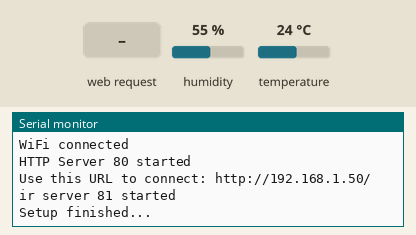
Bench run of a sketch on a simulated ESP8266 (Wemos D1 mini). On the bench: the last lines printed to the serial monitor. The test bench sets the inputs (shaded band); at power-on: humidity 55 %, temperature 24 °C. WiFi joins after 1.5 s; servers stay silent unless stated.

Above: at 2.7 s.
2.8 s: HTTP request GET /ir received
At 5.0 s:
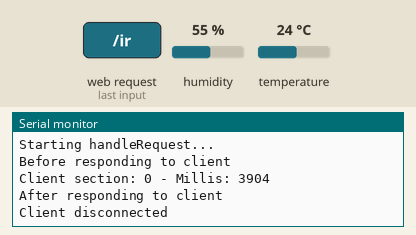
5.3 s: HTTP request GET /tv received
At 5.9 s:
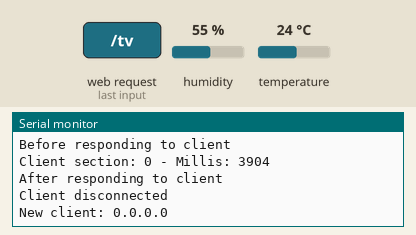
7.8 s: HTTP request GET /ac received
At 8.91 s:
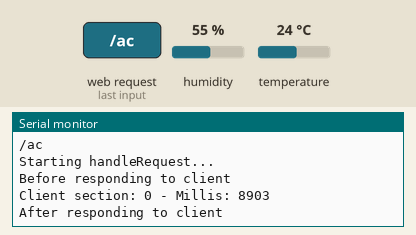
10.3 s: HTTP request GET /on received
At 12.2 s:
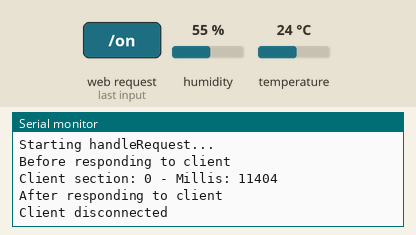
12.8 s: HTTP request GET /off received
At 15.0 s:
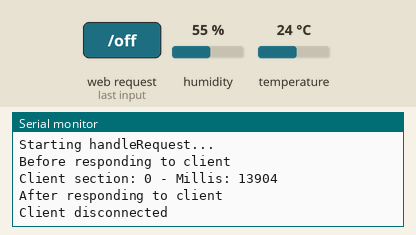
15.3 s: HTTP request GET /turbo received
At 17.1 s:
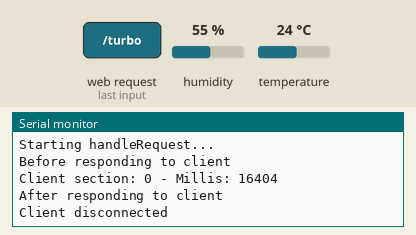
Timing chart, 0 to 18.6 s (numbered marks = the images above; inputs shaded):
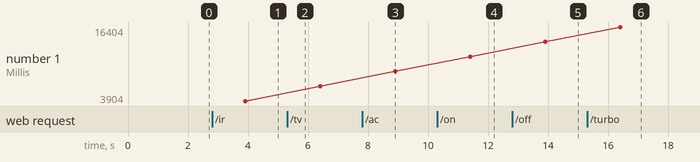

Measured:
- after the input at 2.8 s, the serial monitor: prints a new line at once (image 1)
- after the input at 7.8 s, the serial monitor: prints a new line after 1.0 s (image 3)
- after the input at 10.3 s, the serial monitor: prints a new line after 1.0 s (image 4)
- after the input at 12.8 s, the serial monitor: prints a new line after 1.0 s (image 5)
- after the input at 15.3 s, the serial monitor: prints a new line after 1.0 s (image 6)
- plotted number 1: 3904 → 6403 after the input at 5.3 s, 6403 → 8903 after the input at 7.8 s, 8903 → 11404 after the input at 10.3 s, 11404 → 13904 after the input at 12.8 s, 13904 → 16404 after the input at 15.3 s

The sketch:

IR_AC.ino
```cpp
// (licence header left out)
/////////////////////////////////////////
#include <DHT.h>      // Use library version 1.2.3 as 1.3.0 gives error
#include <ESP8266WiFi.h>
#include <WiFiClient.h>
#include <ESP8266WebServer.h>
#include <ESP8266mDNS.h>
#include <IRremoteESP8266.h>
#include <IRsend.h>

const char* ssid = "MY WIFI NETWORK";
const char* password = "MY WIFI PASSWORD";

  #define DHTPIN D7     // what pin is the DHT on?

  // Uncomment whatever type of temperature sensor you're using!
  //#define DHTTYPE DHT11   // DHT 11
  #define DHTTYPE DHT22   // DHT 22  (AM2302)

  DHT dht(DHTPIN, DHTTYPE);

MDNSResponder mdns;

String currentIP, clientIP, request, fullrequest;
char *clientIPchar;

WiFiServer server(80);
ESP8266WebServer irserver(81);

IRsend irsend(4);

/////////////////////////////////////////
void handleRoot() {
 irserver.send(200, "text/html", "<html><head> <title>KeepRite AC Control</title></head><body><h1>KeepRite AC Control</h1><p><a href=\"ir?ac=on\">AC On</a></p><p><a href=\"ir?ac=off\">AC Off</a></p><p><a href=\"ir?ac=turbo\">Turbo</a></p><p><a href=\"ir?ac=aird\">Air Direction</a></p><p><a href=\"ir?ac=swing\">Swing</a></p></body></html>");
 }

void handleIr(){
  for (uint8_t i=0; i<irserver.args(); i++){
    if(irserver.argName(i) == "tv")
    {
        uint16_t  tv[67] = {8850,4450, 600,600, 550,600, 600,1700, 600,600, 600,600, 600,600, 600,600, 550,1700, 600,600, 600,600, 600,600, 600,600, 600,600, 600,1700, 600,1700, 600,1700, 600,600, 600,600, 600,600, 550,600, 600,600, 600,1700, 600,600, 600,600, 600,1700, 600,1700, 600,1700, 600,1700, 600,1700, 600,600, 550,1700, 600,1700, 600};  // NEC 210704FB
        irsend.sendRaw(tv, 67, 38);
    }
    else if(irserver.argName(i) == "ac")
    {
      if (irserver.arg(i) == "on") { // ON COOL a 20 deg
        uint16_t On[199] = {4348, 4352,  530, 1654,  504, 552,  530, 1658,  504, 1654,  504, 550,  530, 552,  530, 1654,  504, 554,  530, 552,  532, 1658,  504, 552,  532, 552,  530, 1654,  504, 1652,  504, 552,  530, 1660,  504, 1660,  504, 554,  528, 1658,  504, 1654,  504, 1654,  504, 1654,  504, 1654,  504, 1656,  504, 554,  530, 1654,  502, 552,  530, 552,  530, 554,  530, 550,  532, 552,  530, 556,  528, 554,  532, 550,  530, 1658,  502, 552,  530, 552,  530, 552,  530, 552,  530, 554,  530, 1656,  504, 1654,  504, 552,  530, 1658,  504, 1654,  504, 1654,  504, 1652,  504, 1654,  502, 5200,  4346, 4348,  530, 1654,  502, 550,  532, 1658,  504, 1652,  504, 552,  532, 550,  532, 1652,  504, 554,  530, 554,  530, 1658,  504, 550,  532, 552,  530, 1654,  504, 1654,  504, 552,  530, 1660,  504, 1660,  504, 552,  528, 1658,  504, 1652,  504, 1654,  502, 1654,  504, 1654,  502, 1656,  504, 554,  530, 1654,  504, 552,  530, 550,  532, 552,  530, 552,  532, 550,  530, 554,  530, 554,  530, 554,  528, 1658,  504, 552,  532, 550,  530, 552,  530, 552,  530, 554,  530, 1656,  504, 1654,  504, 552,  530, 1658,  502, 1654,  504, 1654,  504, 1652,  504, 1656,  502};
        irsend.sendRaw(On, 199, 38);
        irsend.sendRaw(On, 199, 38);
      }
      if (irserver.arg(i) == "off") { // OFF
        uint16_t Off[199] = {4346, 4352,  530, 1654,  504, 552,  528, 1658,  504, 1654,  504, 552,  530, 554,  528, 1652,  504, 556,  528, 554,  530, 1656,  504, 578,  502, 580,  504, 1652,  504, 1652,  504, 556,  528, 1658,  504, 556,  528, 1654,  504, 1652,  504, 1652,  504, 1654,  504, 578,  504, 1656,  504, 1656,  504, 1658,  504, 554,  528, 554,  528, 554,  528, 552,  530, 1652,  504, 554,  528, 580,  504, 1658,  504, 1654,  504, 1652,  504, 578,  502, 554,  528, 554,  526, 556,  526, 582,  502, 582,  502, 552,  530, 578,  504, 1656,  504, 1652,  504, 1652,  504, 1654,  504, 1654,  502, 5198,  4346, 4346,  530, 1652,  504, 580,  502, 1656,  504, 1652,  504, 580,  502, 580,  502, 1652,  504, 582,  502, 582,  502, 1656,  504, 554,  528, 578,  504, 1652,  504, 1652,  504, 554,  528, 1660,  504, 582,  502, 1652,  504, 1652,  504, 1652,  504, 1652,  504, 556,  526, 1658,  504, 1654,  504, 1658,  504, 578,  504, 554,  528, 578,  504, 556,  526, 1652,  504, 554,  528, 580,  504, 1658,  504, 1654,  504, 1652,  504, 554,  528, 580,  502, 580,  504, 578,  504, 554,  530, 556,  528, 554,  528, 580,  502, 1656,  504, 1652,  504, 1652,  504, 1654,  504, 1656,  502};
        irsend.sendRaw(Off, 199, 38);
        irsend.sendRaw(Off, 199, 38);
      }
      if (irserver.arg(i) == "turbo") { // TURBO
        uint16_t  turbo[199] = {4318, 4396,  526, 1654,  504, 554,  528, 1658,  504, 1654,  502, 554,  530, 1656,  504, 552,  530, 1660,  504, 554,  530, 1652,  504, 552,  530, 554,  528, 1654,  504, 552,  530, 1658,  502, 554,  530, 1656,  502, 1654,  504, 1652,  504, 1652,  504, 554,  528, 1656,  504, 554,  528, 1660,  504, 554,  530, 552,  528, 552,  530, 554,  530, 1658,  504, 552,  530, 1658,  504, 556,  528, 1656,  504, 554,  528, 1658,  504, 552,  530, 554,  528, 552,  530, 1658,  502, 558,  526, 554,  530, 1658,  504, 578,  502, 1658,  504, 1652,  504, 1652,  504, 552,  530, 1658,  502, 5176,  4346, 4350,  528, 1654,  504, 554,  530, 1656,  504, 1654,  504, 552,  532, 1656,  504, 554,  528, 1660,  504, 554,  528, 1654,  504, 552,  530, 552,  530, 1654,  502, 552,  530, 1658,  504, 556,  528, 1656,  502, 1654,  504, 1652,  504, 1652,  504, 552,  530, 1658,  504, 554,  528, 1660,  504, 554,  530, 552,  530, 552,  530, 556,  526, 1656,  504, 580,  502, 1658,  504, 556,  528, 1656,  504, 554,  528, 1658,  504, 580,  502, 552,  530, 552,  530, 1658,  504, 556,  528, 554,  530, 1658,  504, 552,  530, 1656,  504, 1652,  504, 1652,  504, 552,  530, 1660,  502};
        irsend.sendRaw(turbo, 199, 38);
        irsend.sendRaw(turbo, 199, 38);
      }
      if (irserver.arg(i) == "aird") { // Air direction
        uint16_t  aird[99] = {4320, 4360,  528, 1654,  504, 580,  502, 1658,  504, 1654,  504, 578,  504, 580,  502, 1654,  504, 580,  504, 580,  502, 1658,  504, 578,  504, 580,  502, 1654,  504, 1652,  504, 578,  502, 1660,  504, 580,  528, 528,  530, 578,  502, 580,  502, 1658,  530, 1628,  528, 1630,  530, 1630,  528, 1636,  530, 1628,  530, 1628,  504, 1652,  506, 578,  530, 554,  528, 554,  528, 556,  528, 1634,  528, 1630,  530, 1628,  530, 526,  556, 552,  530, 552,  528, 528,  554, 554,  530, 530,  554, 528,  554, 552,  530, 1632,  530, 1628,  530, 1628,  530, 1626,  530, 1630,  558};
        irsend.sendRaw(aird, 99, 38);
        irsend.sendRaw(aird, 99, 38);
      }
      if (irserver.arg(i) == "swing") { // Swing
        uint16_t  swing[199] = {4290, 4374,  528, 1652,  504, 580,  504, 1656,  504, 1652,  504, 578,  504, 578,  504, 1652,  504, 556,  528, 582,  504, 1656,  504, 580,  502, 580,  502, 1654,  504, 1652,  504, 578,  504, 1658,  504, 582,  502, 1654,  504, 1652,  504, 580,  504, 1656,  504, 578,  504, 1656,  504, 1654,  504, 1658,  504, 578,  502, 580,  502, 1654,  502, 580,  504, 1658,  504, 578,  504, 580,  502, 1658,  504, 1652,  504, 1652,  504, 578,  502, 580,  502, 578,  504, 578,  504, 580,  504, 556,  528, 578,  504, 578,  504, 1656,  504, 1652,  508, 1650,  502, 1654,  504, 1654,  534, 5158,  4346, 4350,  528, 1654,  504, 578,  504, 1656,  504, 1652,  504, 578,  504, 578,  504, 1652,  504, 580,  504, 580,  504, 1656,  504, 578,  504, 578,  504, 1652,  504, 1652,  504, 578,  504, 1658,  504, 582,  502, 1654,  504, 1652,  504, 580,  504, 1656,  504, 578,  504, 1656,  506, 1654,  504, 1660,  504, 578,  504, 580,  502, 1652,  504, 578,  504, 1656,  504, 578,  504, 580,  504, 1658,  504, 1654,  504, 1652,  504, 578,  504, 580,  502, 580,  504, 578,  504, 580,  504, 582,  502, 554,  528, 580,  502, 1658,  504, 1652,  504, 1652,  504, 1652,  504, 1656,  534};
        irsend.sendRaw(swing, 199, 38);
        irsend.sendRaw(swing, 199, 38);
      }
    }
  }
  handleRoot();
}

void handleNotFound(){
  String message = "File Not Found\n\n";
  message += "URI: ";
  message += irserver.uri();
  message += "\nMethod: ";
  message += (irserver.method() == HTTP_GET)?"GET":"POST";
  message += "\nArguments: ";
  message += irserver.args();
  message += "\n";
  for (uint8_t i=0; i<irserver.args(); i++){
    message += " " + irserver.argName(i) + ": " + irserver.arg(i) + "\n";
  }
  irserver.send(404, "text/plain", message);
}

/////////////////////////////////////////
void setup() {

  irsend.begin();

  Serial.begin(115200);

    dht.begin();

    // Connect to WiFi network
    Serial.println(); Serial.print("Connecting to "); Serial.println(ssid);
    WiFi.mode(WIFI_STA);
    WiFi.begin(ssid, password);
    while (WiFi.status() != WL_CONNECTED) {
      delay(500);
      Serial.print(".");
    }
    Serial.println("");
    Serial.println("WiFi connected");
    // Start the server
    server.begin();
    Serial.println("HTTP Server 80 started");
    // Print the IP address
    Serial.print("Use this URL to connect: ");
    Serial.print("http://"); Serial.print(WiFi.localIP()); Serial.println("/");
    currentIP = WiFi.localIP().toString();

  irserver.on("/", handleRoot);
  irserver.on("/ir", handleIr);
  irserver.onNotFound(handleNotFound);

  irserver.begin();
  Serial.println("ir server 81 started");
  Serial.println("Setup finished...");
} // End setup

/////////////////////////////////////////
void loop() {

  irserver.handleClient();

  // SERIAL KEEP ALIVE MESSAGE
  // Check if HTTP client has connected
  WiFiClient client = server.available();
  if (!client) {
    return;
  }

  // Wait until the client sends some data
  Serial.print("New client: ");
  Serial.println(client.remoteIP().toString());
  clientIP = " requested by: " + client.remoteIP().toString();

  while (!client.available()) {
    delay(1);
  }

  request = client.readStringUntil('\r');  // Read the first line of the request
  fullrequest = client.readString();
  Serial.println(request);
  request.replace("GET ", ""); request.replace(" HTTP/1.1", ""); request.replace(" HTTP/1.0", "");
  client.flush();

// HANDLE HTTP REQUEST
        Serial.println(request);
        Serial.println("Starting handleRequest...");
        delay(100); // pause to make sure pin status is updated for response below
          Serial.println("Before responding to client");
          client.println(clientResponse(0));
          Serial.println("After responding to client");

// END THE HTTP REQUEST

          delay(1);
          Serial.println("Client disconnected");
          Serial.println("");

} // End loop

/////////////////////////////////////////
String clientResponse(int section) { // HTTP clientResponse

  String clientResponse = "";
  if (section == 0) {
    Serial.print("Client section: "); Serial.print(section); Serial.print(" - Millis: "); Serial.println(millis());
    // BASIC AUTHENTICATION
    #ifdef useAuth
      // The below Base64 string is gate:gate1 for the username:password
      if (fullrequest.indexOf("Authorization: Basic Z2F0ZTpnYXRlMQ==") == -1) {
        clientResponse.concat("HTTP/1.1 401 Access Denied\n");
        clientResponse.concat("WWW-Authenticate: Basic realm=\"ESP8266\"\n");
        clientResponse.concat("Content-Type: text/html\n");
        clientResponse.concat("\n"); //  do not forget this one
        clientResponse.concat("Failed : Authentication Required!\n");
        return clientResponse;
      }
    #else
      clientResponse.concat("HTTP/1.1 200 OK\n");
      clientResponse.concat("Content-Type: text/html; charset=ISO-8859-1\n");
      clientResponse.concat("\n"); //  do not forget this one
    #endif

    clientResponse.concat("<!DOCTYPE HTML>\n");
    clientResponse.concat("<html><head><title>ESP8266");
    clientResponse.concat("</title></head><meta name=viewport content='width=500'>\n<style type='text/css'>\nbutton {line-height: 1.8em; margin: 5px; padding: 3px 7px;}");
    clientResponse.concat("\nbody {text-align:center;}\ndiv {border:solid 1px; margin: 3px; width:150px;}\n.center { margin: auto; width: 400px; border: 3px solid #73AD21; padding: 3px;}");
    clientResponse.concat("\nhr {width:400px;}\n</style><script src=\"https://ajax.googleapis.com/ajax/libs/jquery/3.2.1/jquery.min.js\"></script>\n");
    clientResponse.concat("<script>\n");
    clientResponse.concat("$(document).ready(function(){\n");
    clientResponse.concat("  $('.hide_settings').click(function(){\n");
    clientResponse.concat("    $('.settings').hide(1000);\n");
    clientResponse.concat("    $('.show_settings').show(1000);\n");
    clientResponse.concat("  });\n");
    clientResponse.concat("  $('.show_settings').click(function(){\n");
    clientResponse.concat("    $('.settings').show(1000);\n");
    clientResponse.concat("    $('.show_settings').hide(1000);\n");
    clientResponse.concat("  });\n");
    clientResponse.concat("});\n");
    clientResponse.concat("function show_settings() {\n");
    clientResponse.concat("  if (/MSIE (\\d+\\.\\d+);/.test(navigator.userAgent) || navigator.userAgent.indexOf(\"Trident/\") > -1 ){ \n");
    clientResponse.concat("    document.getElementById('show_settings').style.display = 'none';\n");
    clientResponse.concat("    document.getElementById('settings').style.display = 'block';\n");
    clientResponse.concat("  }\n");
    clientResponse.concat("}\n");
    clientResponse.concat("function hide_settings() {\n");
    clientResponse.concat("  if (/MSIE (\\d+\\.\\d+);/.test(navigator.userAgent) || navigator.userAgent.indexOf(\"Trident/\") > -1 ){ \n");
    clientResponse.concat("    document.getElementById('show_settings').style.display = 'block';\n");
    clientResponse.concat("    document.getElementById('settings').style.display = 'none';\n");
    clientResponse.concat("  }\n");
    clientResponse.concat("}\n");
    clientResponse.concat("</script>\n");
    clientResponse.concat("</head>");
    clientResponse.concat("\n<h2 style=\"height: 15px; margin-top: 0px;\"><a href='/'>NodeMCU");
    clientResponse.concat("</h2><h3 style=\"height: 15px;\">");
    clientResponse.concat(currentIP);
    clientResponse.concat("</a>\n</h3>\n");
    clientResponse.concat("<i>Current Request:</i><br><b>\n");
    clientResponse.concat(request);
    clientResponse.concat("\n</b><hr>");
    clientResponse.concat("<pre>\n");
// SHOW & HANDLE DHT
      clientResponse.concat("<b><i>DHT");
      clientResponse.concat(DHTTYPE);
      clientResponse.concat(" Sensor Information:</i></b>\n");
      float h = processDHT(0);
      float tc = processDHT(1); float tf = (tc * 9.0 / 5.0) + 32.0;
      if (tc == -1000) {
        clientResponse.concat("<b><i>DHT Temperature Reading Failed</i></b>\n");
      } else {
        clientResponse.concat("Temperature="); clientResponse.concat(String(tc, 1)); clientResponse.concat((char)176); clientResponse.concat("C "); clientResponse.concat(round(tf)); clientResponse.concat((char)176); clientResponse.concat("F\n");
      }
      if (h == -1000) {
        clientResponse.concat("<b><i>DHT Humidity Reading Failed</i></b>\n");
      } else {
        clientResponse.concat("Humidity="); clientResponse.concat(round(h)); clientResponse.concat("%\n");
      }
    clientResponse.concat("</pre>\n"); clientResponse.concat("<hr>\n");

clientResponse.concat("</div></html>\n");
}

  return clientResponse;

}// End Client Response

/////////////////////////////////////////
float processDHT(bool whichSensor) {
  // Reading temperature or humidity takes about 250 milliseconds. Sensor readings may also be up to 2 seconds old

    float h = -1000;
    float tc = -1000;
    int counter = 1;
    if (whichSensor == 0) {
      h = dht.readHumidity();
      while (counter <= 5 && (isnan(h) || h == -1000)) {
        if (isnan(h) || h == -1000) { h = dht.readHumidity(); } // re-read
        counter += 1; delay(50);
      }
    }
    else if (whichSensor == 1) {
      tc = dht.readTemperature();
      while (counter <= 5 && (isnan(tc) || tc == -1000)) {
        if (isnan(tc) || tc == -1000) { tc = dht.readTemperature(); } // re-read
        counter += 1; delay(50);
      }
    }
    if (whichSensor == 0) {
      if (isnan(h) || h == -1000) { return -1000; }
        else { return h; }
    } else if (whichSensor == 1) {
      if (isnan(tc) || tc == -1000) { return -1000; }
        else { return tc; }
    }

}// End Process DHT
```
